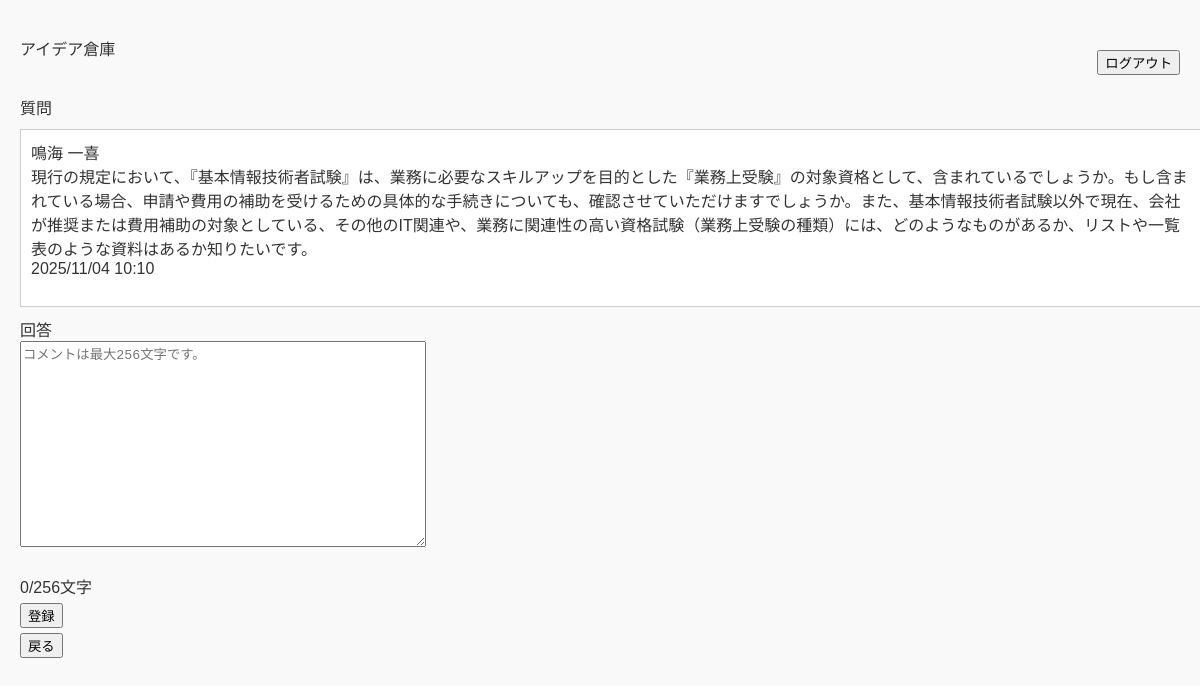
/pages/answer.php?id=1 (signed in), run on the app's committed database.
### tables this page shows
create table question(
    id int auto_increment primary key,
    userId int not null,
    question varchar(256) not null,
    date DATETIME not null,
    deleteFlg TINYINT(1) not null,
    FOREIGN KEY(userId) REFERENCES user(id)
);

create table user(
    id int auto_increment primary key,
    loginId varchar(10) not null UNIQUE,
    CHECK (CHAR_LENGTH(loginId) >= 8),
    password varchar(20) not null UNIQUE,
    CHECK (CHAR_LENGTH(password) >= 6),
    name varchar(10) not null
);

### pages/answer.php (the view, shortened to what this page needs)
<?php require '../assets/header.php'?>
<?php require '../db/connect.php'?>
<div class="header">
<a href="questions.php">アイデア倉庫</a>
<?php
	echo '<div class="right-area">';
	echo '<class="right-area" form action="../index.php" method="post">';
	echo '<input type="submit" value="ログアウト">';
	echo '</div>';
	echo '</div>';
	if (isset($pdo) ?? $pdo instanceof PDO) {
	$getQuestion = $pdo->prepare("SELECT user.name ,question.question ,question.date FROM question INNER JOIN user ON question.userId = user.id WHERE question.id = :id;");
	$getQuestion->bindParam(':id', $_GET['id'], PDO::PARAM_INT);
	$getQuestion->execute();
	echo '<p>質問</p>';
	while ($row = $getQuestion->fetch(PDO::FETCH_ASSOC)) {
		echo '<div class="box">';
		echo htmlspecialchars($row['name'], ENT_QUOTES, 'UTF-8');
		echo '<br>';
		echo htmlspecialchars($row['question'], ENT_QUOTES, 'UTF-8');
		echo '<br>';
		$Postingtime = new DateTime($row['date']);
		echo $Postingtime->format('Y/m/d H:i');
		echo '<br>';
		echo '<br>';
		echo '</div>';
	}
	$text = $_SESSION['a_text'] ?? '';
	echo '<form method="POST" action="answer.php">';
	echo '<label>回答</label><br>';
	echo '<textarea name="comment" maxlength="256" placeholder="コメントは最大256文字です。" required onkeyup="ShowLength(this.value,\'inputlength1\');">' . htmlspecialchars($text, ENT_QUOTES, 'UTF-8') . '</textarea><br><br>';
	echo '<p id="inputlength1">0/256文字</p>';
	echo '<input type="submit" value="登録">';
	echo '</form>';
	}
	echo '<form action="./detail.php" method="post">';
	echo '<input type="submit" value="戻る">';
	echo '</form>';
?>
<?php require '../assets/footer.php'?>

### assets/style.css (style rules this page uses)
body { font-family: sans-serif; background-color: #f9f9f9; margin: 20px; color: #333; max-width: 1200px; }
.box { width: 100%; border: 1px solid #ccc; padding: 10px; margin: 10px 0; background-color: #fff; word-break: break-all; overflow-wrap: break-word; white-space: normal; line-break: anywhere; hanging-punctuation: none; }
p { margin: 5px 0; }
a, a:link, a:visited, a:hover, a:active { color: #333; text-decoration: none; }
form { width: 100%; }
.header { display: flex; flex-direction: row; justify-content: space-between; align-items: center; margin-bottom: 20px; width: 100%; box-sizing: border-box; }
.right-area { margin-top: 30px; display: flex; flex-direction: row; gap: 10px; align-items: center; }
textarea { width: 400px; height: 200px; word-break: break-all; overflow-wrap: break-word; white-space: normal; line-break: anywhere; hanging-punctuation: none; }

### data on the page
question: userId.name "鳴海 一喜", question "現行の規定において、『基本情報技術者試験』は、業務に必要なスキルアップを目的とした『業務上受験』の対象資格として、含まれているでしょうか。もし含まれている場合、申請や費用の補助を受けるための具体的な手続きについても、確認させていただけますでしょうか。また、基本情報技術者試験以外で現在、会社が推奨または費用補助の対象としている、その他のIT関連や、業務に関連性の高い資格試験（業務上受験の種類）には、どのようなものがあるか、リストや一覧表のような資料はあるか知りたいです。", date "2025/11/04 10:10"
